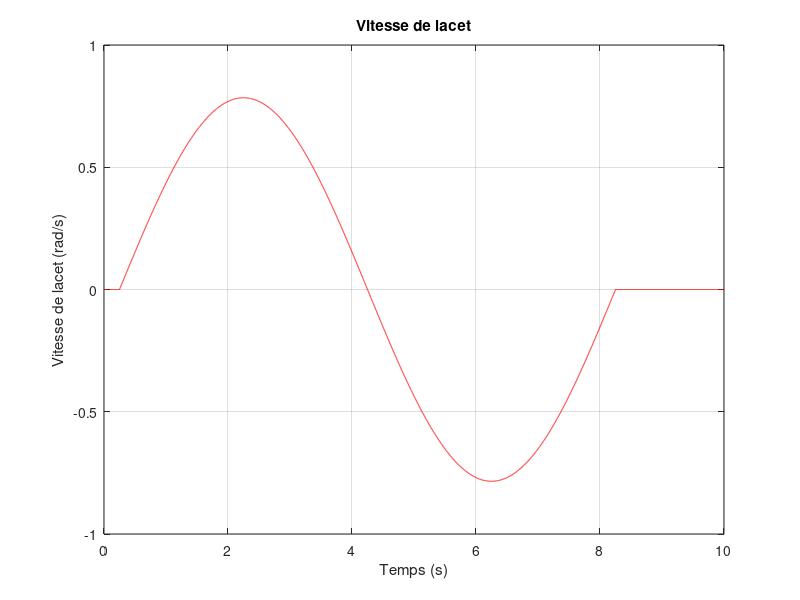
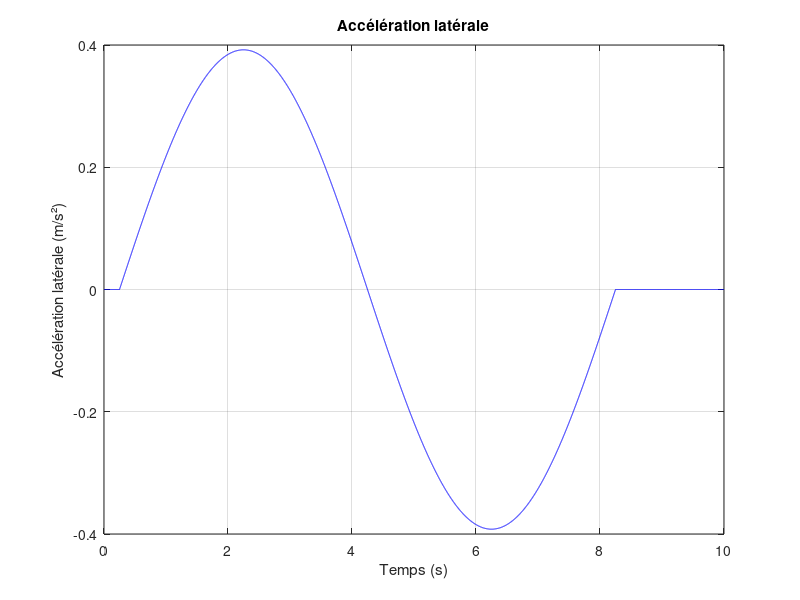
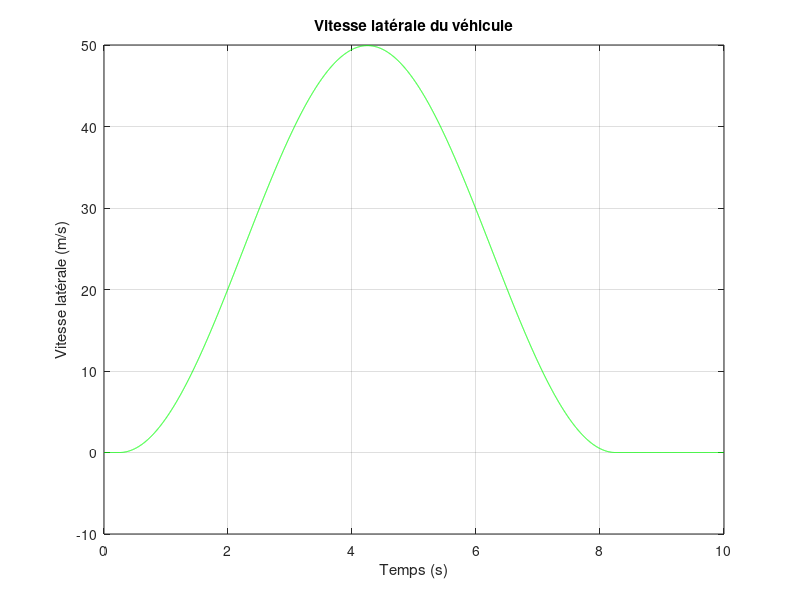
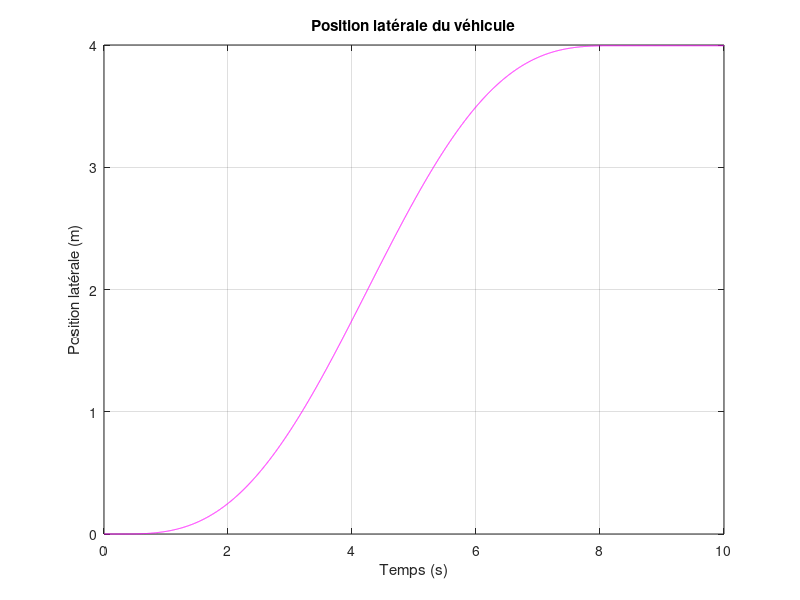

Write MATLAB code to recreate these figures, in order.
% Nettoyer l'environnement de travail
clc; % Effacer la fenêtre de commande
clear; % Supprimer toutes les variables de l'espace de travail
close all; % Fermer toutes les figures

% Définition des paramètres du véhicule
Mt = 1759; % Masse totale du véhicule en kg
Mf = 1319; % Masse avant du véhicule en kg
Mr = 440; % Masse arrière du véhicule en kg
Iz = 2638.5; % Moment d'inertie du véhicule en kg.m^2
Lf = 0.71; % Distance entre le centre de gravité et l'essieu avant en m
Lr = 2.13; % Distance entre le centre de gravité et l'essieu arrière en m
cyf = 94446; % Rigidité latérale de l'essieu avant en N/rad
cyr = 48699; % Rigidité latérale de l'essieu arrière en N/rad
lambda = 16; % Rapport de réduction de la direction

L = Lf + Lr; % Longueur totale du véhicule en m[^1^][1]

% Définition de la vitesse longitudinale
Vxt = 90/3.6; % Conversion de la vitesse longitudinale de km/h en m/s
Vx0 = Vxt; % Vitesse longitudinale initiale en m/s

% Création du vecteur de temps
t = [0:0.001:10]; % Vecteur de temps de 0 à 10 secondes avec un pas de 0.001 seconde

% Définition de la fréquence
f = 1/8;

% Initialisation de l'angle de volant
thethav = zeros(1,length(t));

% Calcul de l'angle de volant en fonction du temps
for i = 1:length(t)
    if (0.25<t(i)) && (t(i)<8.25)
        thetav(i) = 2.2*sin(2*pi*f*(t(i)-0.25));
    else
        thetav(i) = 0;
    end
end

% Calcul de l'angle de braquage des roues avant en fonction de l'angle de volant
Bvt = thetav/lambda;

% Calcul de l'accélération latérale en utilisant la deuxième hypothèse
Theta_t= Bvt/((Mt*(Lr*cyr-Lf*cyf)/(2*L*cyr*cyf)+L/(Vx0^2)));

% Tracé de la vitesse de lacet
figure(1);
plot(t,Theta_t/(Vx0),'r')
xlabel("Temps (s)");
ylabel("Vitesse de lacet (rad/s)");
title("Vitesse de lacet")
grid on

% Tracé de l'accélération latérale
figure(2);
plot(t,Theta_t/50,'b')
xlabel("Temps (s)");
ylabel("Accélération latérale (m/s²)");
title("Accélération latérale")
grid on

% Pas d'intégration
h = t(2) - t(1); 

% Initialisation du vecteur vitesse
vitesse = zeros(size(t)); 

% Calcul de la vitesse en utilisant la méthode des trapèzes
for i = 2:length(t)
    vitesse(i) = vitesse(i-1) + (h/2)*(Theta_t(i-1) + Theta_t(i)); 
end

% Tracé de la vitesse latérale
figure(3);
plot(t,vitesse,'g')
xlabel("Temps (s)");
ylabel("Vitesse latérale (m/s)");
title("Vitesse latérale du véhicule");
grid on

% Initialisation du vecteur position
position = zeros(size(t));

% Calcul de la position en utilisant la méthode des trapèzes
for i = 2:length(t)
    position(i) = position(i-1) + (h/2)*(vitesse(i-1) + vitesse(i)); 
end

% Tracé de la position latérale
figure(4);
plot(t,position/50,'m')
title("Position latérale du véhicule")
xlabel('Temps (s)');
ylabel('Position latérale (m)')
grid on
